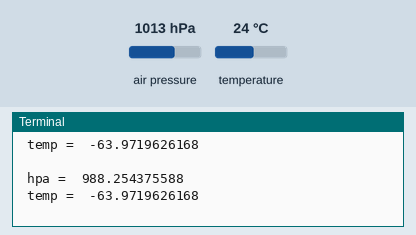
Recording of a program running on a simulated Raspberry Pi (BCM pin numbers). On the bench: the last lines printed to the terminal. The inputs (shaded band) are chosen by the test bench; at power-on: air pressure 1013 hPa, temperature 24 °C.

Above: at 1.2 s.
1.3 s: air pressure set to 952 hPa
At 2.6 s:
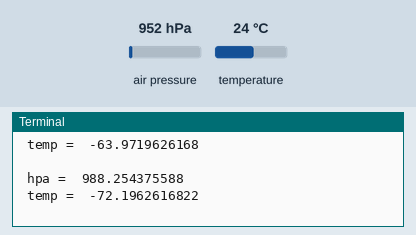
2.8 s: air pressure set to 975 hPa
At 3.8 s:
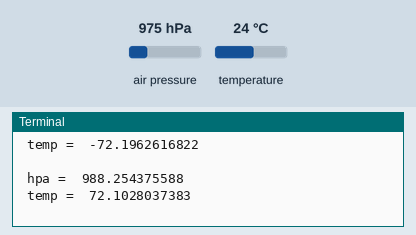
Timing chart, 0 to 5.8 s (numbered marks = the images above; inputs shaded):
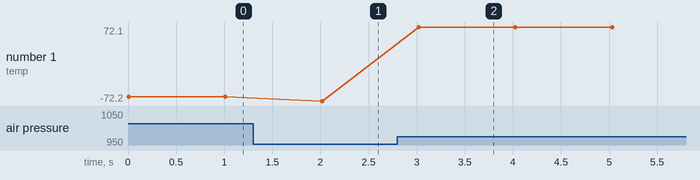

The program:

berometer.py
```python
# coding: utf-8
#
# FaBo Brick Sample
#
# brick_i2c_berometer
#

import smbus
import time

ADDRESS = 0x60
CHANNEL = 1

COEF_REQ = 0x04
COEF_DATA = 0x04
CONV_REQ = 0x12
HPA_DATA = 0x00

bus = smbus.SMBus(CHANNEL)

class MPL115A2:
	def __init__(self, address):
		self.address = address

	def conv_coef(self, msb, lsb, total, fractional, zero):
		data = (msb << 8) | lsb
		rate = float(1 << 16 - total + fractional + zero)

		if (msb >> 7) == 0:
			result = float(data / rate)
		else:
			result = -float(((data ^ 0xFFFF) + 1) / rate)

		return result

	def conv_adc(self, msb, lsb):
		data = ( (msb << 8) | lsb ) >> 6
		return data

	def read_coef(self):
		bus.write_byte_data(self.address, COEF_REQ, 0x01)
		data = bus.read_i2c_block_data(self.address, COEF_DATA, 12)

		a0  = self.conv_coef(data[0],  data[1],  16,  3, 0)
		b1  = self.conv_coef(data[2],  data[3],  16, 13, 0)
		b2  = self.conv_coef(data[4],  data[5],  16, 14, 0)
		c12 = self.conv_coef(data[6],  data[7],  14, 13, 9)
		c11 = self.conv_coef(data[8],  data[9],  11, 10, 11)
		c22 = self.conv_coef(data[10], data[11], 11, 10, 15)

		return {"a0": a0, "b1": b1, "b2": b2, "c12": c12, "c11": c11, "c22": c22}

	def read_hpa(self,coef):
		bus.write_byte_data(self.address, CONV_REQ, 0x01)

		time.sleep(0.003)

		bus.write_byte_data(self.address, HPA_DATA, 0x00)
		adata = bus.read_i2c_block_data(self.address, HPA_DATA, 4)

		padc = self.conv_adc(adata[0], adata[1])
		tadc = self.conv_adc(adata[2], adata[3])

		pcomp = coef['a0'] + ( coef['b1'] + coef['c11'] * padc + coef['c12'] * tadc ) \
			* padc + ( coef['b2'] + coef['c22'] * tadc ) * tadc
		hpa = pcomp * 650 / 1023 + 500
		temp = 25 - (tadc - 472) / 5.35;

		return {"hpa": hpa, "temp": temp}

if __name__ == "__main__":
	mpl = MPL115A2(ADDRESS)

	coef = mpl.read_coef()

	while True:
		data = mpl.read_hpa(coef)
		print " hpa = " , ( data['hpa'] )
		print " temp = " , ( data['temp'] )
		print
		time.sleep(1)
```

Measured:
- after the input at 1.3 s, the terminal: prints a new line after 0.72 s (image 1)
- after the input at 2.8 s, the terminal: prints a new line after 0.22 s (image 2)
- plotted number 1: -63.97 → -72.2 after the input at 1.3 s, -72.2 → 72.1 after the input at 2.8 s
